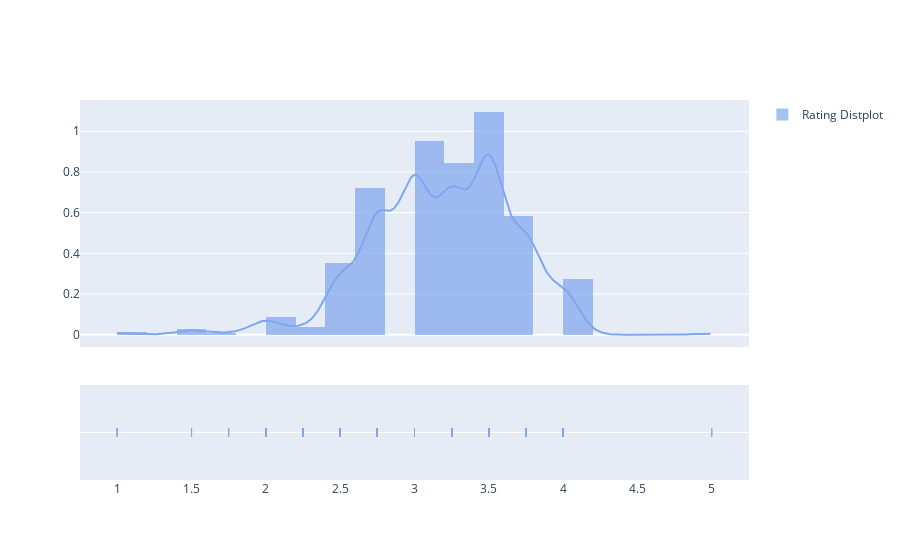

Notebook code for this chart:
### Code cell
# Most ratings arebetween 3 to 3.75. 
colors = ['#7FA6EE']
group_labels = ['Rating Distplot']
fig = ff.create_distplot([df['Rating']],group_labels,bin_size=.2, colors=colors)
fig.show()

### Figure 1 — Plotly figure (JSON) as saved in the notebook; plotly's stock layout.template omitted (floating-point values rounded to 4 significant figures; data arrays with more than 128 entries replaced by an {"elided": "..."} marker saying what was removed)
{"data": [{"autobinx": false, "histnorm": "probability density", "legendgroup": "Rating Distplot", "marker": {"color": "#7FA6EE"}, "name": "Rating Distplot", "opacity": 0.7, "type": "histogram", "x": {"elided": "1795 float values"}, "xaxis": "x", "xbins": {"end": 5, "size": 0.2, "start": 1}, "yaxis": "y"}, {"legendgroup": "Rating Distplot", "marker": {"color": "#7FA6EE"}, "mode": "lines", "name": "Rating Distplot", "showlegend": false, "type": "scatter", "x": {"elided": "500 float values"}, "xaxis": "x", "y": {"elided": "500 float values"}, "yaxis": "y"}, {"legendgroup": "Rating Distplot", "marker": {"color": "#7FA6EE", "symbol": "line-ns-open"}, "mode": "markers", "name": "Rating Distplot", "showlegend": false, "type": "scatter", "x": {"elided": "1795 float values"}, "xaxis": "x", "y": {"elided": "1795 str values"}, "yaxis": "y2"}], "layout": {"barmode": "overlay", "hovermode": "closest", "legend": {"traceorder": "reversed"}, "xaxis": {"anchor": "y2", "domain": [0, 1], "zeroline": false}, "yaxis": {"anchor": "free", "domain": [0.35, 1], "position": 0}, "yaxis2": {"anchor": "x", "domain": [0, 0.25], "dtick": 1, "showticklabels": false}}}
